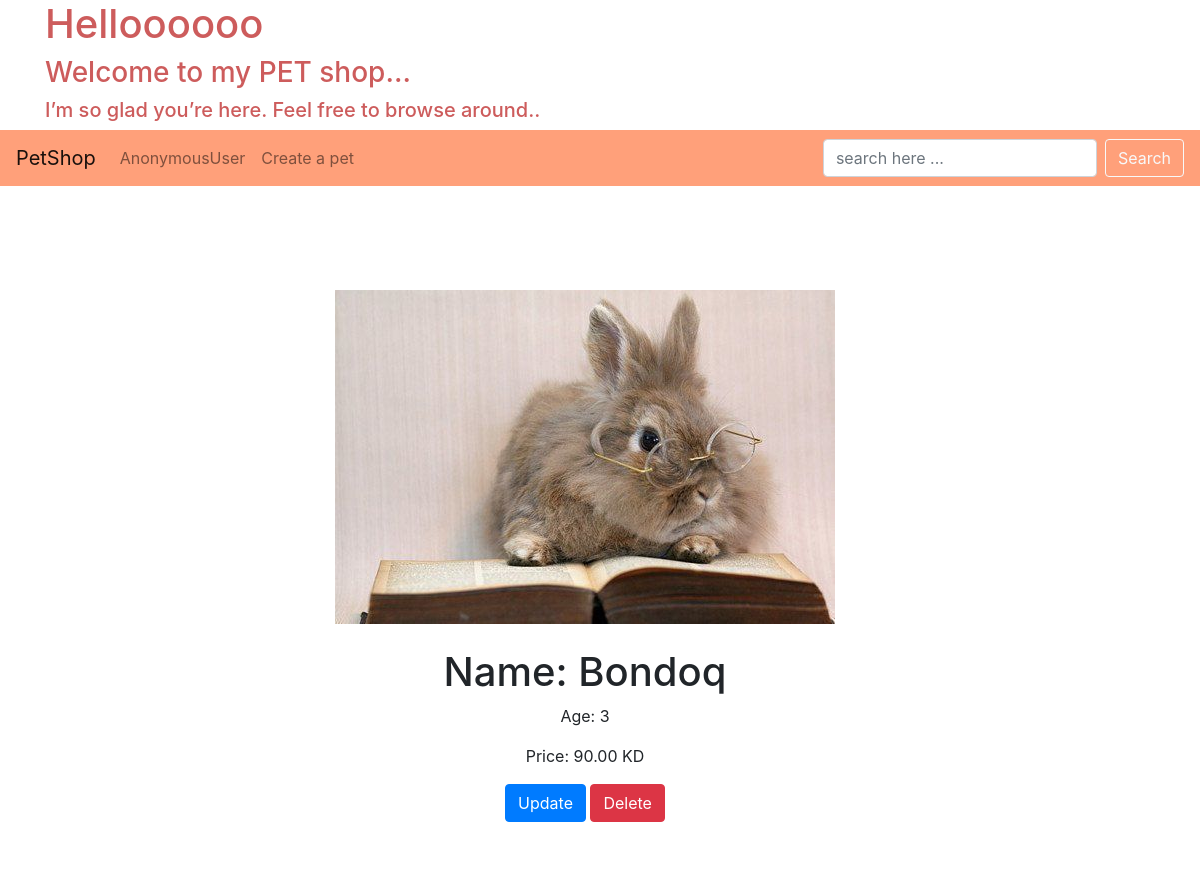
Screenshot of /detail/9/ with the database file from the repository.
### app/models.py (models this page shows, shortened)
class Pet (models.Model) :
    name = models.CharField(max_length=50)
    age = models.IntegerField()
    available = models.BooleanField(default=True)
    image = models.ImageField()
    price = models.DecimalField(max_digits=5, decimal_places=2)

### app/views.py (the view)
# urls.py: path('detail/<int:pet_id>/', views.detail, name='pet-detail'),
def detail (request, pet_id):
    context = {
        "pet" : Pet.objects.get(id=pet_id)
    }
    return render(request, 'detail.html', context)

### app/templates/detail.html (shortened to what this page needs)
{% extends "base.html" %}
{% block content %}
<br>
<div class="row container-fluid" style="margin-top:80px">
    <div class="col-12 card border-0 text-center">
    {% if pet.image %}
        <div class="img-card">
        <img src="{{pet.image.url}}" alt=" " class="img-fluid">
        </div>
    {% endif %}
    <br>
    <h1>Name: {{pet.name}}</h1>
    <p>Age: {{pet.age}}</p>
    <p>Price: {{pet.price}} KD</p>
    <div class="pb-5">
    <a class="btn btn-outline-primary active" role="button" aria-pressed="true" href="{% url 'update-pet' pet.id %}">Update</a>
    <a class="btn btn-outline-danger active" role="button" aria-pressed="true" href="{% url 'delete-pet' pet.id %}">Delete</a>
    </div>
    </div>
</div>
{% endblock content %}

### rows the page displays
Pet: image (picture), name "Bondoq", age "3", price "90.00"

### other values shown
{{ request.user }} "AnonymousUser"
